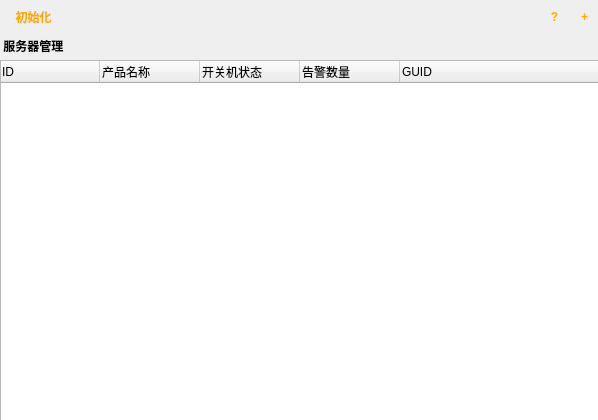
<?xml version="1.0" encoding="UTF-8"?>
<ui version="4.0">
 <class>Widget</class>
 <widget class="QWidget" name="Widget">
  <property name="geometry">
   <rect>
    <x>0</x>
    <y>0</y>
    <width>598</width>
    <height>420</height>
   </rect>
  </property>
  <property name="windowTitle">
   <string>Widget</string>
  </property>
  <property name="styleSheet">
   <string notr="true">QWidget#scrollAreaWidgetContents{
background-image:url(:/skin/21);
}

QTreeWidget#treeWidget{
background-image:url(:/skin/21);
}

QPushButton#addid{
border-style:outset;
font: 75 18pt &quot;Times New Roman&quot;;
font-weight:bold; 
color:rgb(255, 170, 0);
background-color:rgba(225, 225, 225, 0);
}

QPushButton#addid:hover{ 
background-color:rgba(225, 225, 225,200);
}
 
QPushButton#addid:pressed{
background-color:rgba(225, 225, 225, 200);
}

QPushButton#help{
border-style:outset;
font: 75 14pt &quot;宋体&quot;;
font-weight:Bold; 
color:rgb(255, 170, 0);
}
 
QPushButton#help{
background-color: rgba(225, 225, 225, 0);
}

QPushButton#help:hover{ 
background-color: rgba(225, 225, 225, 200);
}
 
QPushButton#help:pressed{
background-color: rgba(225, 225, 225, 200);
}

QPushButton#init{
border-style:outset;
font: 75 14pt &quot;宋体&quot;;
font-weight:Bold; 
color:rgb(255, 170, 0);
}
 
QPushButton#init{
background-color: rgba(225, 225, 225, 0);
}

QPushButton#init:hover{ 
background-color: rgba(225, 225, 225, 200);
}
 
QPushButton#init:pressed{
background-color: rgba(225, 225, 225, 200);
}

QLabel#label{
color:rgb(0, 0, 0);
font: 17pt &quot;宋体&quot;;
font-weight:bold;
}


</string>
  </property>
  <widget class="QWidget" name="topwidget" native="true">
   <property name="geometry">
    <rect>
     <x>-1</x>
     <y>1</y>
     <width>601</width>
     <height>31</height>
    </rect>
   </property>
   <property name="styleSheet">
    <string notr="true"/>
   </property>
   <widget class="QPushButton" name="addid">
    <property name="geometry">
     <rect>
      <x>570</x>
      <y>0</y>
      <width>31</width>
      <height>31</height>
     </rect>
    </property>
    <property name="styleSheet">
     <string notr="true"/>
    </property>
    <property name="text">
     <string>+</string>
    </property>
   </widget>
   <widget class="QPushButton" name="help">
    <property name="geometry">
     <rect>
      <x>540</x>
      <y>0</y>
      <width>31</width>
      <height>31</height>
     </rect>
    </property>
    <property name="styleSheet">
     <string notr="true"/>
    </property>
    <property name="text">
     <string>?</string>
    </property>
   </widget>
   <widget class="QPushButton" name="init">
    <property name="geometry">
     <rect>
      <x>4</x>
      <y>0</y>
      <width>61</width>
      <height>31</height>
     </rect>
    </property>
    <property name="styleSheet">
     <string notr="true"/>
    </property>
    <property name="text">
     <string>初始化</string>
    </property>
   </widget>
  </widget>
  <widget class="QLabel" name="label">
   <property name="geometry">
    <rect>
     <x>0</x>
     <y>30</y>
     <width>321</width>
     <height>31</height>
    </rect>
   </property>
   <property name="styleSheet">
    <string notr="true"/>
   </property>
   <property name="text">
    <string> 服务器管理</string>
   </property>
  </widget>
  <widget class="QScrollArea" name="scrollArea">
   <property name="geometry">
    <rect>
     <x>0</x>
     <y>60</y>
     <width>601</width>
     <height>361</height>
    </rect>
   </property>
   <property name="widgetResizable">
    <bool>true</bool>
   </property>
   <widget class="QWidget" name="scrollAreaWidgetContents">
    <property name="geometry">
     <rect>
      <x>0</x>
      <y>0</y>
      <width>599</width>
      <height>359</height>
     </rect>
    </property>
    <widget class="QTreeWidget" name="treeWidget">
     <property name="geometry">
      <rect>
       <x>-2</x>
       <y>-1</y>
       <width>601</width>
       <height>361</height>
      </rect>
     </property>
     <column>
      <property name="text">
       <string>ID</string>
      </property>
     </column>
     <column>
      <property name="text">
       <string>产品名称</string>
      </property>
     </column>
     <column>
      <property name="text">
       <string>开关机状态</string>
      </property>
     </column>
     <column>
      <property name="text">
       <string>告警数量</string>
      </property>
     </column>
     <column>
      <property name="text">
       <string>GUID</string>
      </property>
     </column>
    </widget>
   </widget>
  </widget>
 </widget>
 <resources/>
 <connections/>
</ui>
